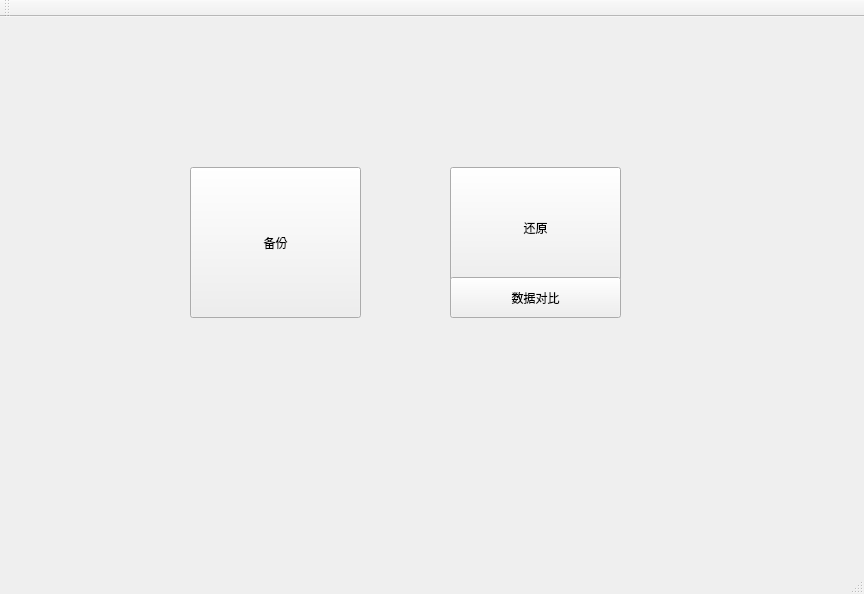
<?xml version="1.0" encoding="UTF-8"?>
<ui version="4.0">
 <class>MainWindow</class>
 <widget class="QMainWindow" name="MainWindow">
  <property name="geometry">
   <rect>
    <x>0</x>
    <y>0</y>
    <width>864</width>
    <height>594</height>
   </rect>
  </property>
  <property name="windowTitle">
   <string>8848钛金网盘</string>
  </property>
  <property name="layoutDirection">
   <enum>Qt::LeftToRight</enum>
  </property>
  <widget class="QWidget" name="centralWidget">
   <widget class="QPushButton" name="pushButton">
    <property name="geometry">
     <rect>
      <x>190</x>
      <y>150</y>
      <width>171</width>
      <height>151</height>
     </rect>
    </property>
    <property name="text">
     <string>备份</string>
    </property>
   </widget>
   <widget class="QPushButton" name="pushButton_2">
    <property name="geometry">
     <rect>
      <x>450</x>
      <y>150</y>
      <width>171</width>
      <height>121</height>
     </rect>
    </property>
    <property name="text">
     <string>还原</string>
    </property>
   </widget>
   <widget class="QPushButton" name="pushButton_3">
    <property name="geometry">
     <rect>
      <x>450</x>
      <y>260</y>
      <width>171</width>
      <height>41</height>
     </rect>
    </property>
    <property name="text">
     <string>数据对比</string>
    </property>
   </widget>
  </widget>
  <widget class="QMenuBar" name="menuBar">
   <property name="geometry">
    <rect>
     <x>0</x>
     <y>0</y>
     <width>864</width>
     <height>26</height>
    </rect>
   </property>
  </widget>
  <widget class="QToolBar" name="mainToolBar">
   <attribute name="toolBarArea">
    <enum>TopToolBarArea</enum>
   </attribute>
   <attribute name="toolBarBreak">
    <bool>false</bool>
   </attribute>
  </widget>
  <widget class="QStatusBar" name="statusBar"/>
 </widget>
 <layoutdefault spacing="6" margin="11"/>
 <resources/>
 <connections/>
</ui>
